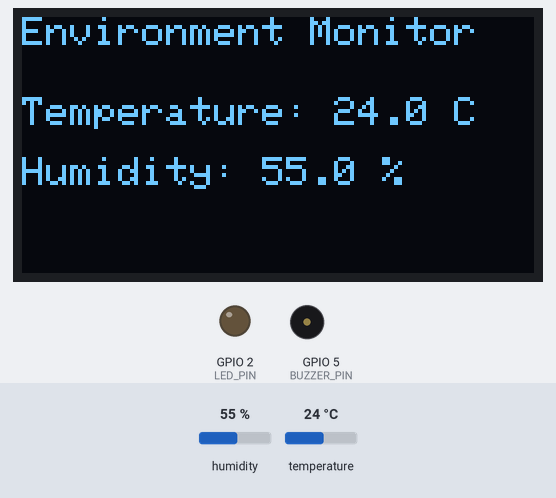
This sketch was run on a simulated ESP32. Parts: 128×64 one-colour display, output pins drawn as LEDs (lit = HIGH), buzzer (waves = sounding). The test bench sets the inputs (shaded band); at power-on: temperature 24 °C, humidity 55 %. WiFi joins after 1.5 s; servers stay silent unless stated; what the sketch prints to the serial monitor is not drawn.

Above: at 2.7 s.
2.8 s: temperature set to 29.4 °C
At 5.1 s:
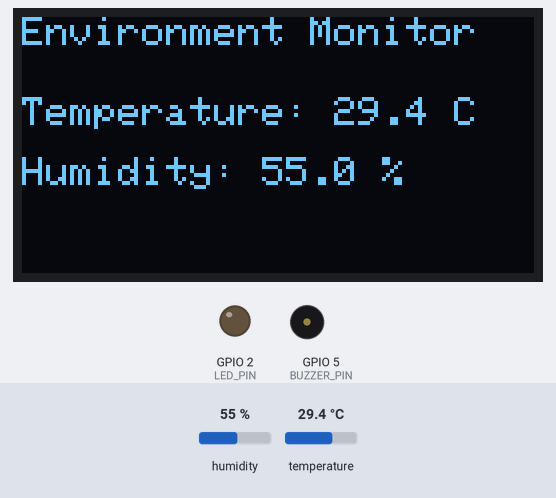
5.5 s: temperature set to 30.3 °C
At 6.5 s:
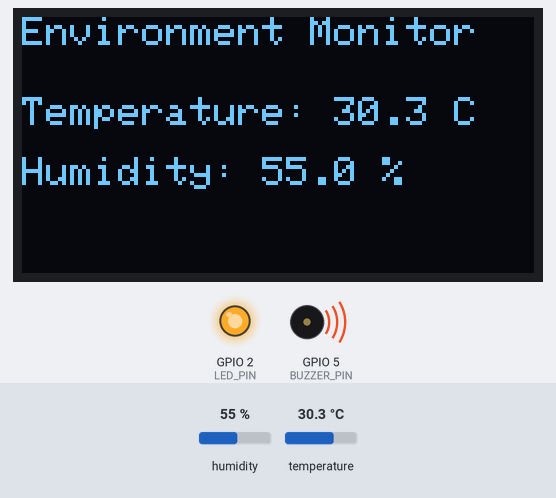
8.2 s: humidity set to 22 %
At 10.6 s:
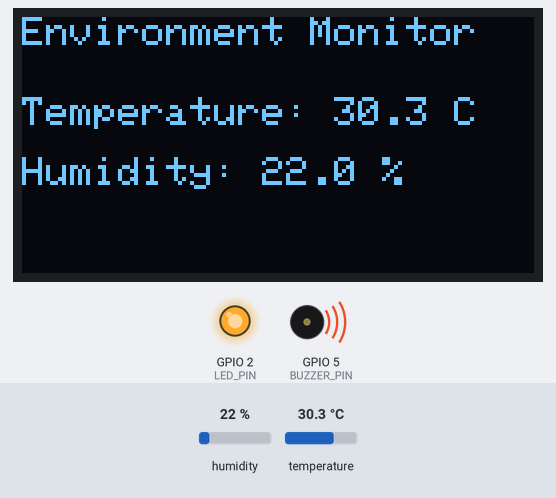
11.2 s: humidity set to 40 %
At 12.1 s:
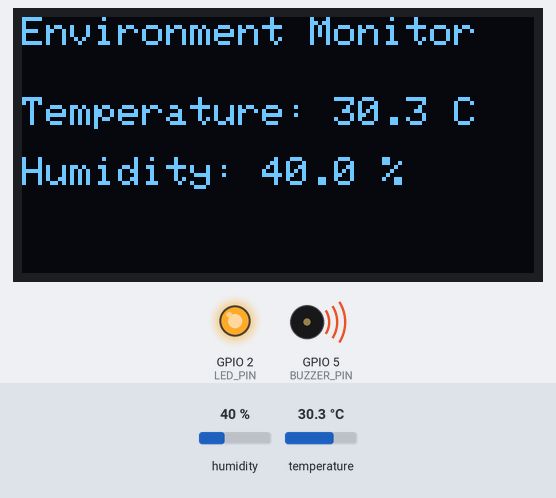
Timing chart, 0 to 14.2 s (numbered marks = the images above; inputs shaded):
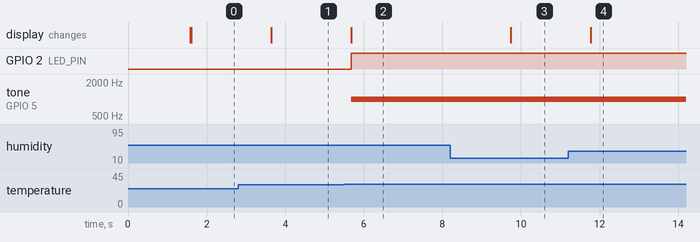

The sketch:

esp32_smart_environment_monitor.ino
```cpp
#include <WiFi.h>
#include <WebServer.h>
#include <DHT.h>
#include <Wire.h>
#include <Adafruit_GFX.h>
#include <Adafruit_SSD1306.h>

// Wi-Fi settings
const char* ssid = "YOUR_WIFI_NAME";
const char* password = "YOUR_WIFI_PASSWORD";

// Pin definitions
#define DHT_PIN 4
#define DHT_TYPE DHT22
#define LED_PIN 2
#define BUZZER_PIN 5

// OLED settings
#define SCREEN_WIDTH 128
#define SCREEN_HEIGHT 64
#define OLED_RESET -1

DHT dht(DHT_PIN, DHT_TYPE);
Adafruit_SSD1306 display(SCREEN_WIDTH, SCREEN_HEIGHT, &Wire, OLED_RESET);

WebServer server(80);

float temperature = 0.0;
float humidity = 0.0;

const float temperatureLimit = 30.0;

void updateSensorData() {
  temperature = dht.readTemperature();
  humidity = dht.readHumidity();

  if (isnan(temperature) || isnan(humidity)) {
    Serial.println("Failed to read from DHT sensor!");
    return;
  }

  // Update OLED display
  display.clearDisplay();
  display.setTextSize(1);
  display.setTextColor(SSD1306_WHITE);

  display.setCursor(0, 0);
  display.println("Environment Monitor");

  display.setCursor(0, 20);
  display.print("Temperature: ");
  display.print(temperature, 1);
  display.println(" C");

  display.setCursor(0, 35);
  display.print("Humidity: ");
  display.print(humidity, 1);
  display.println(" %");

  display.display();

  // Temperature warning
  if (temperature >= temperatureLimit) {
    digitalWrite(LED_PIN, HIGH);
    tone(BUZZER_PIN, 1000);
  } else {
    digitalWrite(LED_PIN, LOW);
    noTone(BUZZER_PIN);
  }

  Serial.print("Temperature: ");
  Serial.print(temperature);
  Serial.print(" C | Humidity: ");
  Serial.print(humidity);
  Serial.println(" %");
}

void handleRoot() {
  String html = "<!DOCTYPE html><html><head>";
  html += "<meta name='viewport' content='width=device-width, initial-scale=1'>";
  html += "<meta http-equiv='refresh' content='5'>";
  html += "<title>ESP32 Environment Monitor</title>";
  html += "</head><body>";

  html += "<h1>ESP32 Environment Monitor</h1>";

  html += "<h2>Temperature: ";
  html += String(temperature, 1);
  html += " &deg;C</h2>";

  html += "<h2>Humidity: ";
  html += String(humidity, 1);
  html += " %</h2>";

  if (temperature >= temperatureLimit) {
    html += "<h2>WARNING: High Temperature!</h2>";
  } else {
    html += "<h2>Status: Normal</h2>";
  }

  html += "</body></html>";

  server.send(200, "text/html", html);
}

void setup() {
  Serial.begin(115200);

  pinMode(LED_PIN, OUTPUT);
  pinMode(BUZZER_PIN, OUTPUT);

  dht.begin();

  // Initialize OLED
  if (!display.begin(SSD1306_SWITCHCAPVCC, 0x3C)) {
    Serial.println("OLED initialization failed!");
    while (true);
  }

  display.clearDisplay();
  display.setTextColor(SSD1306_WHITE);
  display.setTextSize(1);
  display.setCursor(0, 0);
  display.println("Connecting to Wi-Fi...");
  display.display();

  // Connect to Wi-Fi
  WiFi.begin(ssid, password);

  while (WiFi.status() != WL_CONNECTED) {
    delay(500);
    Serial.print(".");
  }

  Serial.println();
  Serial.println("Wi-Fi connected!");
  Serial.print("IP address: ");
  Serial.println(WiFi.localIP());

  display.clearDisplay();
  display.setCursor(0, 0);
  display.println("Wi-Fi Connected");
  display.setCursor(0, 20);
  display.println(WiFi.localIP());
  display.display();

  // Start web server
  server.on("/", handleRoot);
  server.begin();

  Serial.println("Web server started.");
}

void loop() {
  updateSensorData();
  server.handleClient();

  delay(2000);
}
```

Measured:
- the behaviour switches between 29.9 and 30 °C on temperature (found by bisection; images 1 and 2)
- after the input at 2.8 s, the display: changes after 0.85 s (image 1)
- after the input at 5.5 s, GPIO 2 (LED_PIN): LOW → HIGH after 0.18 s; tone on GPIO 5 (BUZZER_PIN): silent → 1000 Hz after 0.18 s; the display: changes after 0.18 s (image 2)
- after the input at 8.2 s, the display: changes after 1.5 s (image 3)
- after the input at 11.2 s, the display: changes after 0.57 s (image 4)
